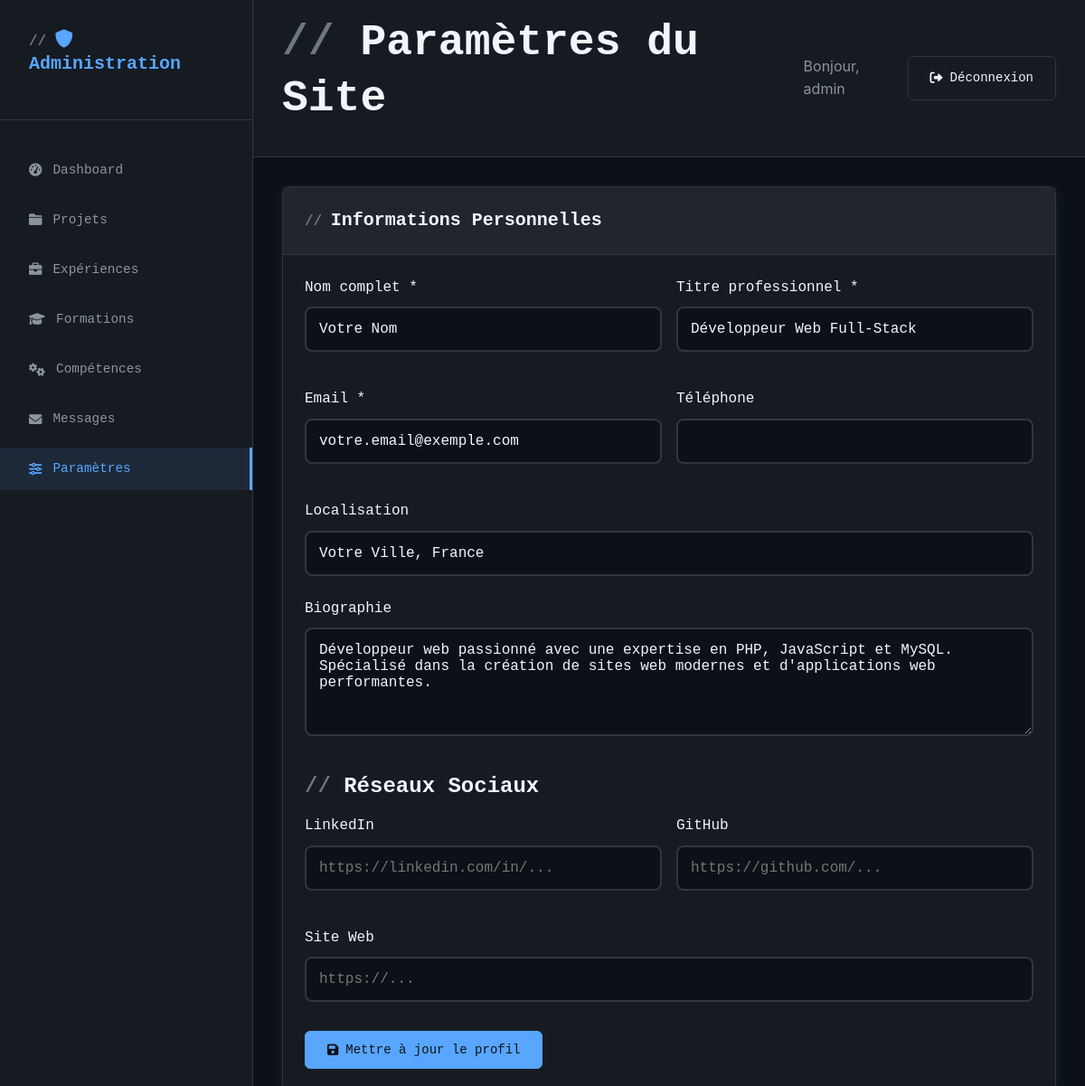
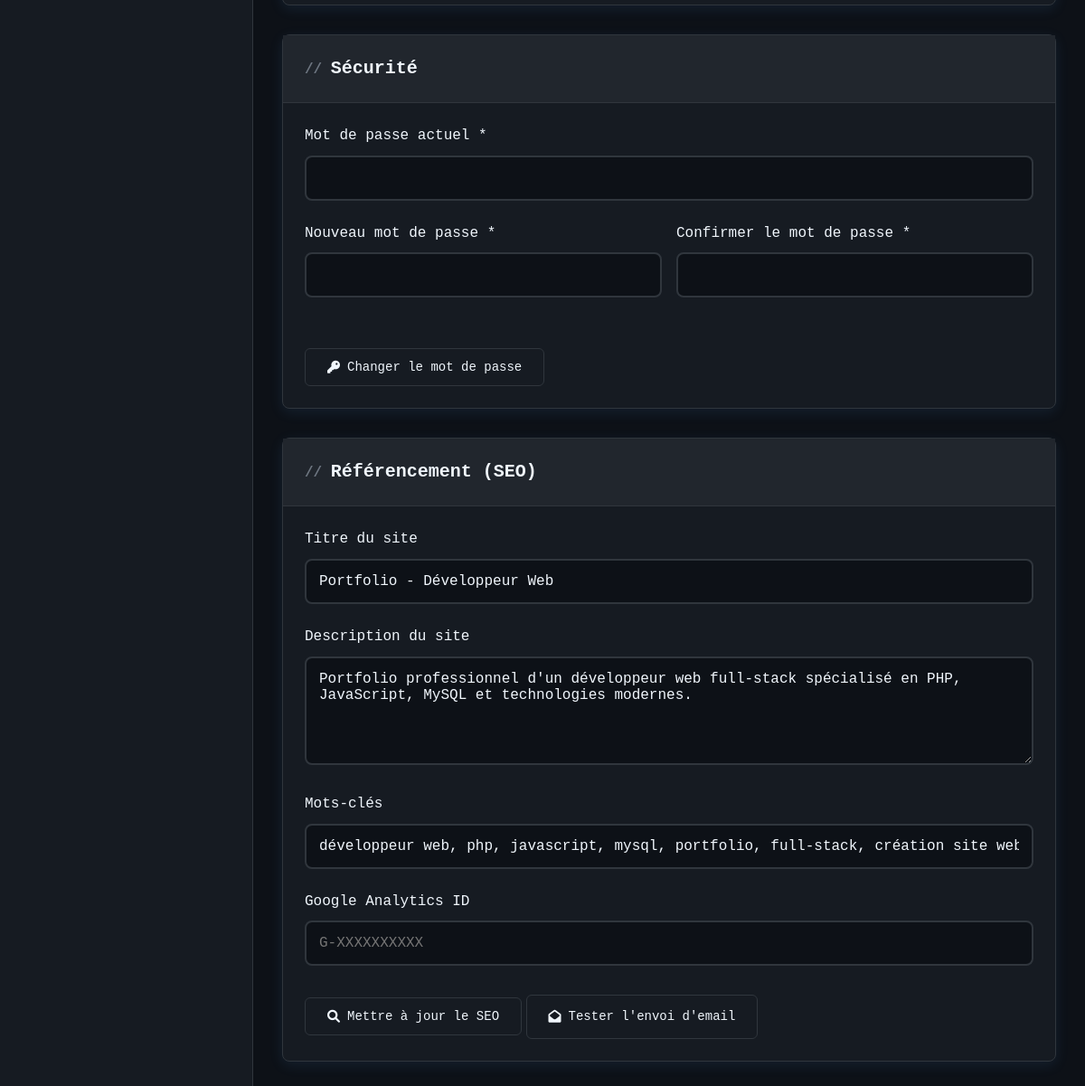
Screenshot of /admin/settings.php (signed in) with the database file from the repository (2 pictures, top to bottom).
### tables this page shows
CREATE TABLE IF NOT EXISTS `profile` (
    `id` int(11) NOT NULL AUTO_INCREMENT,
    `name` varchar(255) NOT NULL,
    `title` varchar(255) NOT NULL,
    `email` varchar(255) NOT NULL,
    `phone` varchar(50) DEFAULT NULL,
    `location` varchar(255) DEFAULT NULL,
    `bio` text DEFAULT NULL,
    `linkedin` varchar(255) DEFAULT NULL,
    `github` varchar(255) DEFAULT NULL,
    `website` varchar(255) DEFAULT NULL,
    `created_at` timestamp NOT NULL DEFAULT CURRENT_TIMESTAMP,
    `updated_at` timestamp NOT NULL DEFAULT CURRENT_TIMESTAMP ON UPDATE CURRENT_TIMESTAMP,
    PRIMARY KEY (`id`)
);

CREATE TABLE IF NOT EXISTS `seo_settings` (
    `id` int(11) NOT NULL AUTO_INCREMENT,
    `site_title` varchar(255) DEFAULT NULL,
    `site_description` text DEFAULT NULL,
    `site_keywords` text DEFAULT NULL,
    `google_analytics` varchar(100) DEFAULT NULL,
    `created_at` timestamp NOT NULL DEFAULT CURRENT_TIMESTAMP,
    `updated_at` timestamp NOT NULL DEFAULT CURRENT_TIMESTAMP ON UPDATE CURRENT_TIMESTAMP,
    PRIMARY KEY (`id`)
);

### admin/settings.php (the view, shortened to what this page needs)
<?php
require_once '../config/database.php';
try {
    $profile = $pdo->query("SELECT * FROM profile LIMIT 1")->fetch();
} catch (PDOException $e) {
    $profile = null;
}
try {
    $seo = $pdo->query("SELECT * FROM seo_settings LIMIT 1")->fetch();
} catch (PDOException $e) {
    $seo = null;
}
?>
<!DOCTYPE html>
<html lang="fr">
<head>
    <link rel="stylesheet" href="../assets/css/admin.css">
    <link rel="stylesheet" href="../assets/css/style.css">
    <link href="https://cdnjs.cloudflare.com/ajax/libs/font-awesome/6.0.0/css/all.min.css" rel="stylesheet">
</head>
<body>
    <div class="admin-layout">
        <aside class="admin-sidebar">
            <div class="admin-logo">
                <h2><i class="fas fa-shield-alt"></i> Administration</h2>
            </div>
            <nav>
                <ul class="admin-nav">
                    <li><a href="index.php"><i class="fas fa-tachometer-alt"></i> Dashboard</a></li>
                    <li><a href="projects.php"><i class="fas fa-folder"></i> Projets</a></li>
                    <li><a href="experiences.php"><i class="fas fa-briefcase"></i> Expériences</a></li>
                    <li><a href="formations.php"><i class="fas fa-graduation-cap"></i> Formations</a></li>
                    <li><a href="skills.php"><i class="fas fa-cogs"></i> Compétences</a></li>
                    <li><a href="messages.php"><i class="fas fa-envelope"></i> Messages</a></li>
                    <li><a href="settings.php" class="active"><i class="fas fa-sliders-h"></i> Paramètres</a></li>
                </ul>
            </nav>
        </aside>
        <main class="admin-main">
            <header class="admin-header">
                <div>
                    <h1>Paramètres du Site</h1>
                </div>
                <div class="admin-user">
                    <span>Bonjour, <?php echo htmlspecialchars($_SESSION['admin_username']); ?></span>
                    <a href="logout.php" class="btn btn-sm btn-secondary">
                        <i class="fas fa-sign-out-alt"></i> Déconnexion
                    </a>
                </div>
            </header>
            <div class="admin-content">
                <div class="card">
                    <div class="card-header">
                        <h3>Informations Personnelles</h3>
                    </div>
                    <div class="card-body">
                        <form method="POST">
                            <div class="form-row">
                                <div class="form-group">
                                    <label for="name">Nom complet *</label>
                                    <input type="text" id="name" name="name" required value="<?php echo $profile ? htmlspecialchars($profile['name']) : ''; ?>">
                                </div>
                                <div class="form-group">
                                    <label for="title">Titre professionnel *</label>
                                    <input type="text" id="title" name="title" required placeholder="ex: Développeur Web Full-Stack" value="<?php echo $profile ? htmlspecialchars($profile['title']) : ''; ?>">
                                </div>
                            </div>
                            <div class="form-row">
                                <div class="form-group">
                                    <label for="email">Email *</label>
                                    <input type="email" id="email" name="email" required value="<?php echo $profile ? htmlspecialchars($profile['email']) : ''; ?>">
                                </div>
                                <div class="form-group">
                                    <label for="phone">Téléphone</label>
                                    <input type="tel" id="phone" name="phone" value="<?php echo $profile ? htmlspecialchars($profile['phone']) : ''; ?>">
                                </div>
                            </div>
                            <div class="form-group">
                                <label for="location">Localisation</label>
                                <input type="text" id="location" name="location" placeholder="ex: Paris, France" value="<?php echo $profile ? htmlspecialchars($profile['location']) : ''; ?>">
                            </div>
                            <div class="form-group">
                                <label for="bio">Biographie</label>
                                <textarea id="bio" name="bio" rows="4" placeholder="Présentez-vous en quelques lignes..."><?php echo $profile ? htmlspecialchars($profile['bio']) : ''; ?></textarea>
                            </div>
                            <h4 style="margin: 2rem 0 1rem; color: var(--text-primary); font-family: 'JetBrains Mono', monospace;">
                                <span style="color: var(--text-muted);">// </span>Réseaux Sociaux
                            </h4>
                            <div class="form-row">
                                <div class="form-group">
                                    <label for="linkedin">LinkedIn</label>
                                    <input type="url" id="linkedin" name="linkedin" placeholder="https://linkedin.com/in/..." value="<?php echo $profile ? htmlspecialchars($profile['linkedin']) : ''; ?>">
                                </div>
                                <div class="form-group">
                                    <label for="github">GitHub</label>
                                    <input type="url" id="github" name="github" placeholder="https://github.com/..." value="<?php echo $profile ? htmlspecialchars($profile['github']) : ''; ?>">
                                </div>
                            </div>
                            <div class="form-group">
                                <label for="website">Site Web</label>
                                <input type="url" id="website" name="website" placeholder="https://..." value="<?php echo $profile ? htmlspecialchars($profile['website']) : ''; ?>">
                            </div>
                            <div style="margin-top: 2rem;">
                                <button type="submit" name="update_profile" class="btn btn-primary">
                                    <i class="fas fa-save"></i>
                                    Mettre à jour le profil
                                </button>
                            </div>
                        </form>
                    </div>
                </div>
                <div class="card">
                    <div class="card-header">
                        <h3>Sécurité</h3>
                    </div>
                    <div class="card-body">
                        <form method="POST">
                            <div class="form-group">
                                <label for="current_password">Mot de passe actuel *</label>
                                <input type="password" id="current_password" name="current_password" required>
                            </div>
                            <div class="form-row">
                                <div class="form-group">
                                    <label for="new_password">Nouveau mot de passe *</label>
                                    <input type="password" id="new_password" name="new_password" required minlength="6">
                                </div>
                                <div class="form-group">
                                    <label for="confirm_password">Confirmer le mot de passe *</label>
                                    <input type="password" id="confirm_password" name="confirm_password" required minlength="6">
                                </div>
                            </div>
                            <div style="margin-top: 2rem;">
                                <button type="submit" name="change_password" class="btn btn-warning">
                                    <i class="fas fa-key"></i>
                                    Changer le mot de passe
                                </button>
                            </div>
                        </form>
                    </div>
                </div>
                <div class="card">
                    <div class="card-header">
                        <h3>Référencement (SEO)</h3>
                    </div>
                    <div class="card-body">
                        <form method="POST">
                            <div class="form-group">
                                <label for="site_title">Titre du site</label>
                                <input type="text" id="site_title" name="site_title" placeholder="Portfolio - Développeur Web" value="<?php echo $seo ? htmlspecialchars($seo['site_title']) : ''; ?>">
                            </div>
                            <div class="form-group">
                                <label for="site_description">Description du site</label>
                                <textarea id="site_description" name="site_description" rows="3" placeholder="Description pour les moteurs de recherche..."><?php echo $seo ? htmlspecialchars($seo['site_description']) : ''; ?></textarea>
                            </div>
                            <div class="form-group">
                                <label for="site_keywords">Mots-clés</label>
                                <input type="text" id="site_keywords" name="site_keywords" placeholder="développeur web, php, javascript, portfolio" value="<?php echo $seo ? htmlspecialchars($seo['site_keywords']) : ''; ?>">
                            </div>
                            <div class="form-group">
                                <label for="google_analytics">Google Analytics ID</label>
                                <input type="text" id="google_analytics" name="google_analytics" placeholder="G-XXXXXXXXXX" value="<?php echo $seo ? htmlspecialchars($seo['google_analytics']) : ''; ?>">
                            </div>
                            <div style="margin-top: 2rem;">
                                <button type="submit" name="update_seo" class="btn btn-success">
                                    <i class="fas fa-search"></i>
                                    Mettre à jour le SEO
                                </button>
                                <a href="test-email.php" class="btn btn-secondary">
                                    <i class="fas fa-envelope-open"></i>
                                    Tester l'envoi d'email
                                </a>
                            </div>
                        </form>
                    </div>
                </div>
            </div>
        </main>
    </div>
</body>
</html>

### assets/css/style.css (style rules this page uses)
* { margin: 0; padding: 0; box-sizing: border-box; }
:root { --bg-primary: #0d1117; --bg-secondary: #161b22; --bg-tertiary: #21262d; --accent-blue: #58a6ff; --accent-green: #7c3aed; --accent-purple: #a855f7; --text-primary: #f0f6fc; --text-secondary: #8b949e; --text-muted: #6e7681; --border: #30363d; --success: #238636; --warning: #da8548; --error: #f85149; --primary-color: #58a6ff; --primary-dark: #1d4ed8; --secondary-color: #64748b; --accent-color: #f59e0b; --bg-dark: #0f172a; --border-color: #30363d; --shadow: 0 4px 6px -1px rgba(0, 0, 0, 0.1); --shadow-lg: 0 20px 25px -5px rgba(0, 0, 0, 0.1); --gradient: linear-gradient(135deg, var(--accent-blue), var(--accent-purple)); }
body { font-family: 'Inter', sans-serif; background: var(--bg-primary); color: var(--text-primary); line-height: 1.6; overflow-x: hidden; }
h1, h2, h3, h4, h5, h6 { font-weight: 600; line-height: 1.3; margin-bottom: 1rem; }
h1 { font-size: 3rem; }
h2 { font-size: 2.5rem; }
h3 { font-size: 2rem; }
h4 { font-size: 1.5rem; }
.btn { padding: 12px 24px; border: 1px solid var(--border); border-radius: 6px; background: var(--bg-secondary); color: var(--text-primary); text-decoration: none; font-family: 'JetBrains Mono', monospace; font-size: 14px; transition: all 0.3s ease; display: inline-flex; align-items: center; gap: 8px; cursor: pointer; }
.btn-primary { background: var(--accent-blue); border-color: var(--accent-blue); color: var(--bg-primary); }
.btn-secondary { background: var(--bg-secondary); color: var(--text-primary); border: 1px solid var(--border); }
.form-row { display: grid; grid-template-columns: 1fr 1fr; gap: 1rem; }
.form-group { margin-bottom: 1.5rem; }
.form-group label { display: block; margin-bottom: 0.5rem; font-weight: 500; color: var(--text-primary); }
.form-group input, .form-group textarea { width: 100%; padding: 0.875rem; border: 2px solid var(--border-color); border-radius: 0.5rem; font-size: 1rem; transition: border-color 0.3s ease; }
html { scroll-behavior: smooth; }

### rows the page displays
profile: name "Votre Nom", title "Développeur Web Full-Stack", email "votre.email@exemple.com", location "Votre Ville, France", bio "Développeur web passionné avec une expertise en PHP, JavaScript et MySQL. Spécialisé dans la création de sites web modernes et d'applications web performantes."
seo_settings: site_title "Portfolio - Développeur Web", site_description "Portfolio professionnel d'un développeur web full-stack spécialisé en PHP, JavaScript, MySQL et technologies modernes.", site_keywords "développeur web, php, javascript, mysql, portfolio, full-stack, création site web"

### other values shown
$_SESSION['admin_username'] "admin"
